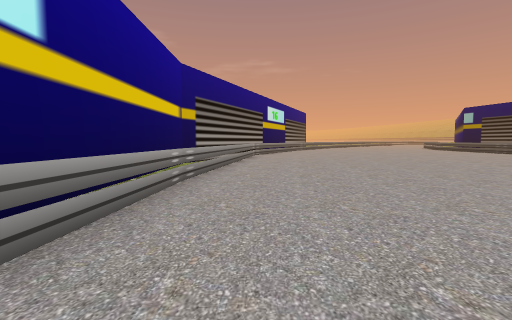
View 1 (above)

22 first-person views from a walk through a 3-D level made in the Unity game engine. The camera is 1.2 m above the floor, tilts 4° down and sees 85° across. The floor is counted in squares, 2 m on a side. Each view is taken from the middle of a square. On the plan, view 1 faces up. The plan holds only what a view shows up to about 9 squares ahead; the rest is blank. The place goes on beyond the plan.

View 2
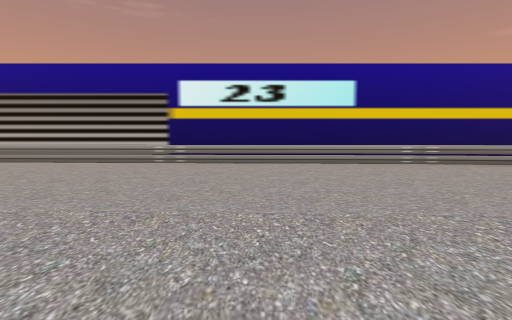

View 3
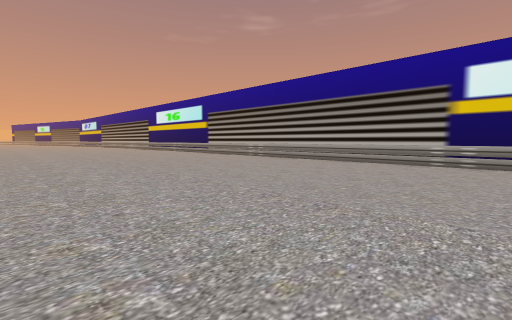

View 4
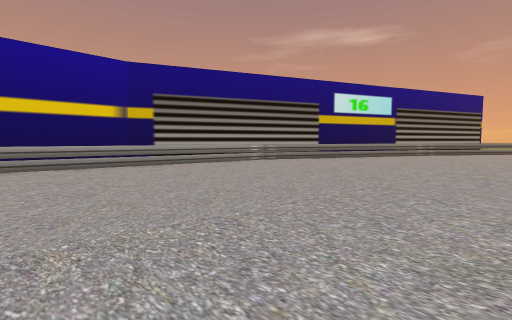

View 5
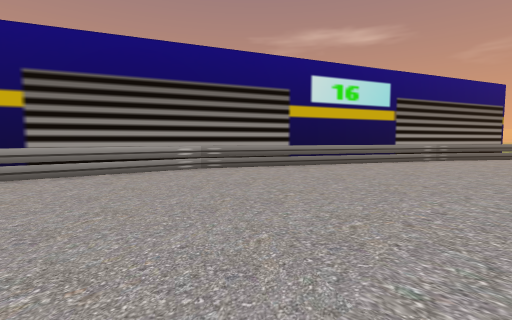

View 6
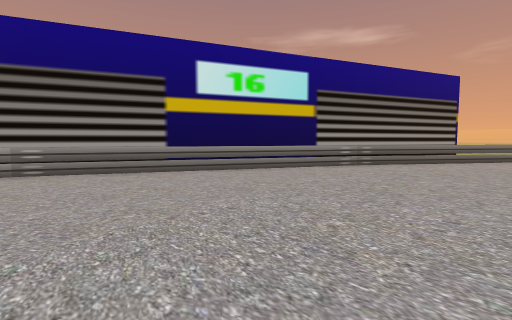

View 7
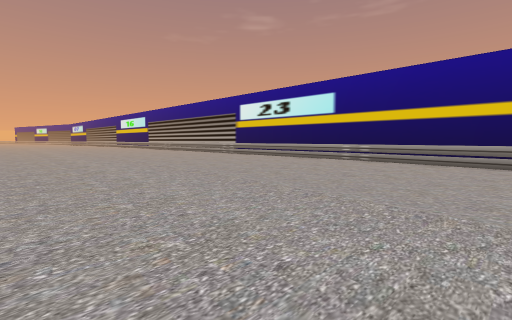

View 8
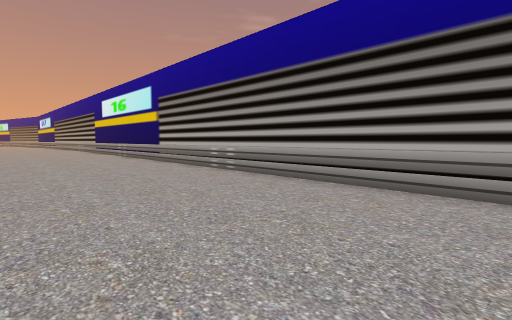

View 9
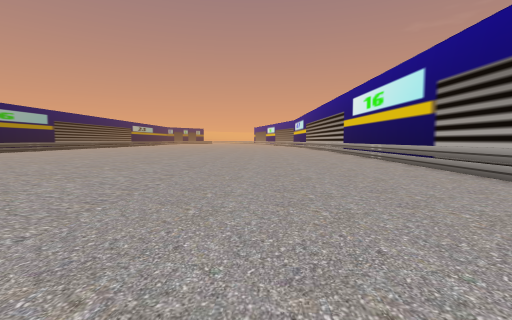

View 10
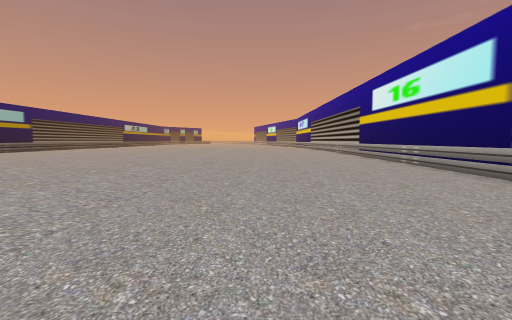

View 11
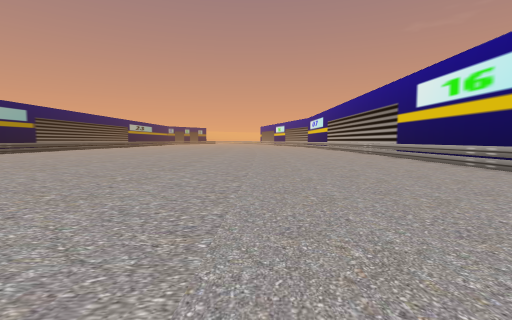

View 12
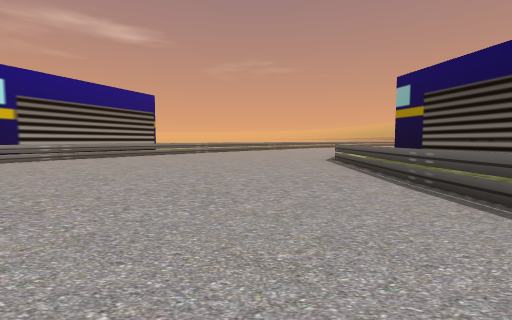

View 13
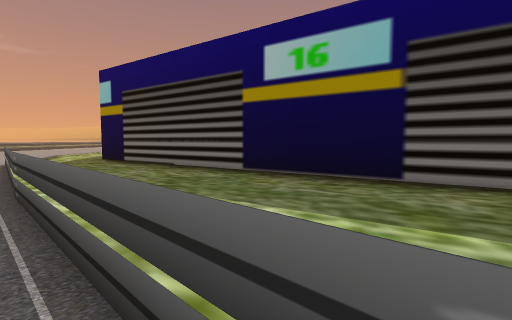

View 14
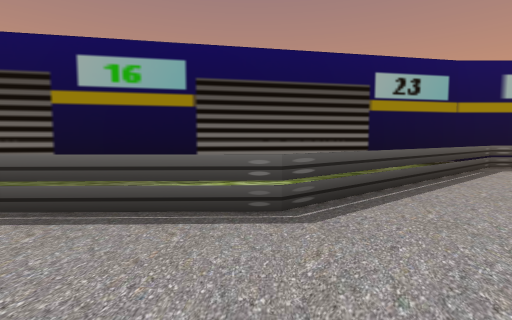

View 15
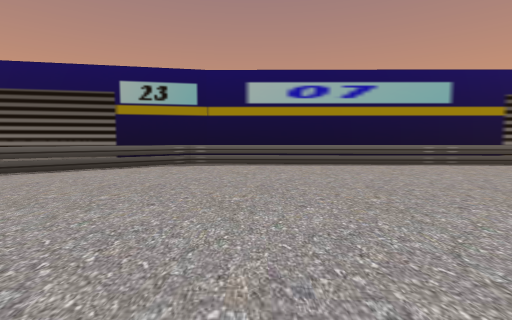

View 16
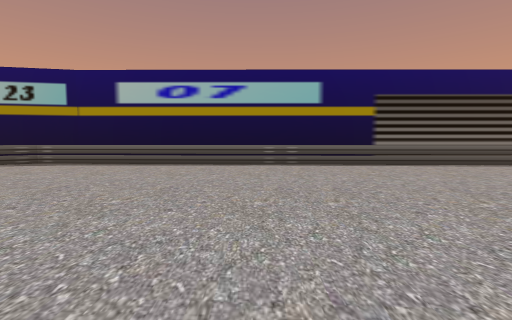

View 17
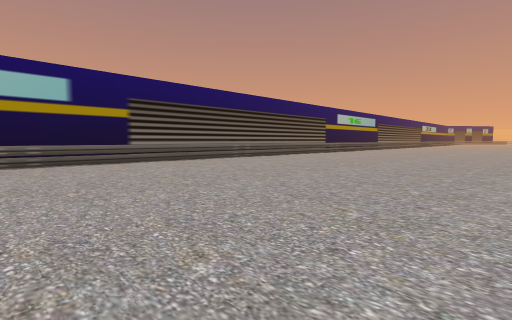

View 18
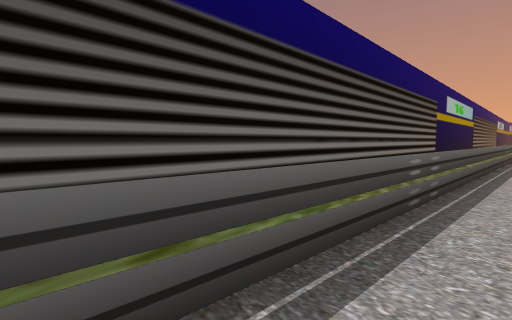

View 19
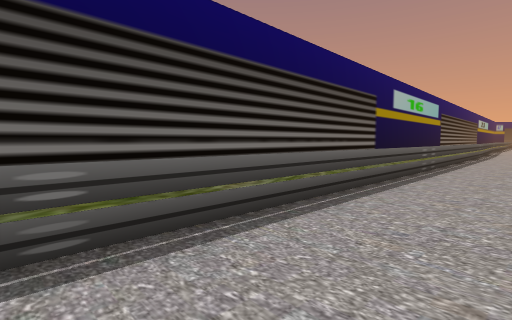

View 20
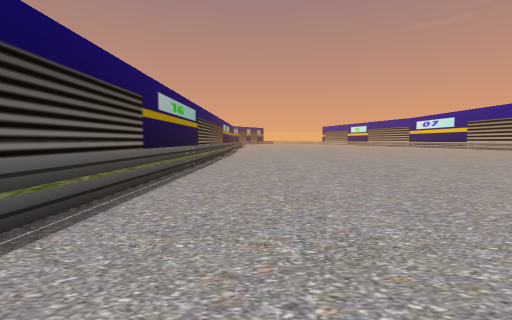

View 21
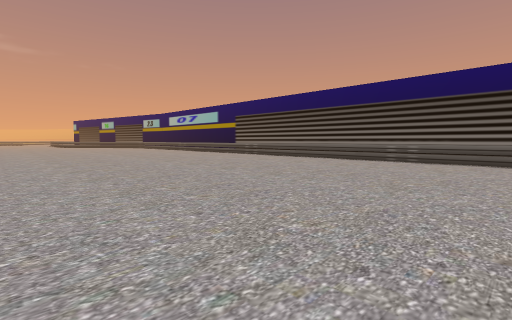

View 22
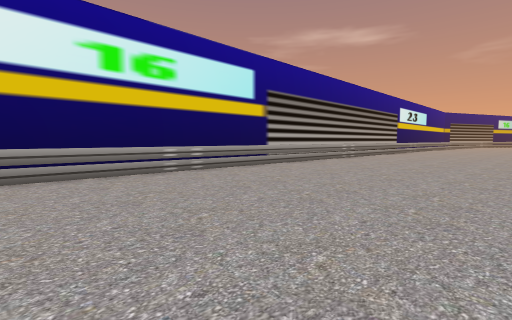

### Floor plan
Points are (right, up) in squares from view 1. A wall is a line through its corners. A room is listed if a view was taken in it or the views show most of it. See-through windows are left out.
Room 1 (views 1, 2, 3, 4, 5, 6, 7, 8, 9, 10, 11, 12, 13, 14, 15, 16, 17, 18, 19, 20, 21, 22)
walls: (2.7, 19.5) (-2.1, 8) (-2.1, -18.1)
low walls: (-1.1, 4.3) (-2.1, -18); (14.3, -17.9) (15.2, 3.8) (11.3, 8.8) (11.2, 17.7); (3, 17.5) (0, 11.4) (-1.1, 4.1); (4.4, 19.6) (2.9, 17.5)
ways out: opening at (15, 5) to room 2; opening at (15, 2.5)
Room 2 (no view inside)
walls: (16.4, 5.1) (13.8, 18.7)
ways out: opening at (15, 5) to room 1

Where each view was taken, in squares from view 1:
view 1: 0 up, 0 right, facing up
view 2: 0 up, 6 right, facing left
view 3: 1 down, 6 right, facing down-left
view 4: 5 up, 6 right, facing up-left
view 5: 8 up, 5 right, facing up-left
view 6: 11 up, 6 right, facing up-left
view 7: 8 up, 7 right, facing down-left
view 8: 4 down, 2 right, facing down-left
view 9: 6 down, 2 right, facing down
view 10: 8 down, 2 right, facing down
view 11: 9 down, 3 right, facing down
view 12: 9 up, 9 right, facing up
view 13: 9 up, 11 right, facing up-right
view 14: 9 up, 9 right, facing right
view 15: 2 up, 8 right, facing right
view 16: 2 down, 8 right, facing right
view 17: 2 down, 7 right, facing down-right
view 18: 6 down, 14 right, facing down-right
view 19: 9 down, 13 right, facing down-right
view 20: 9 down, 13 right, facing down
view 21: 18 down, 6 right, facing up-right
view 22: 18 down, 3 right, facing up-left
